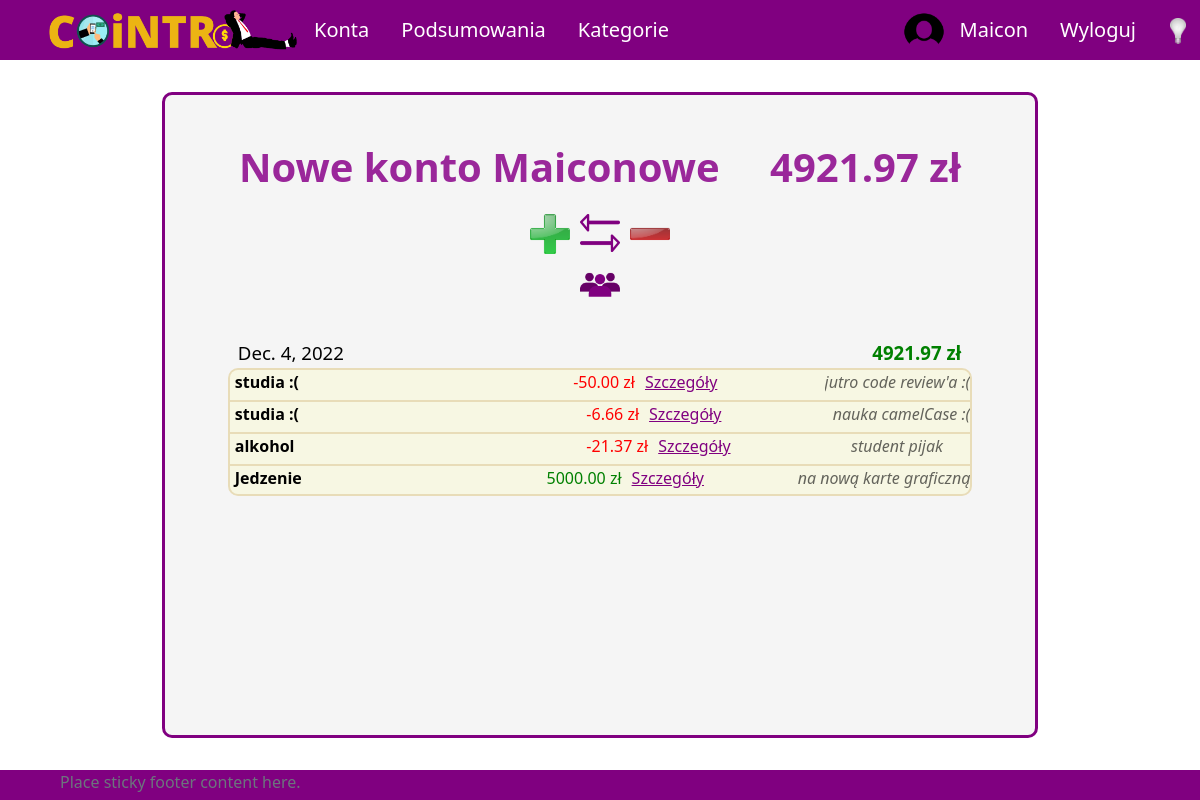
Page /account/8a6f49f3-76fe-4a6f-bf2f-837ed548b2f6 (signed in) on the earlier database version.
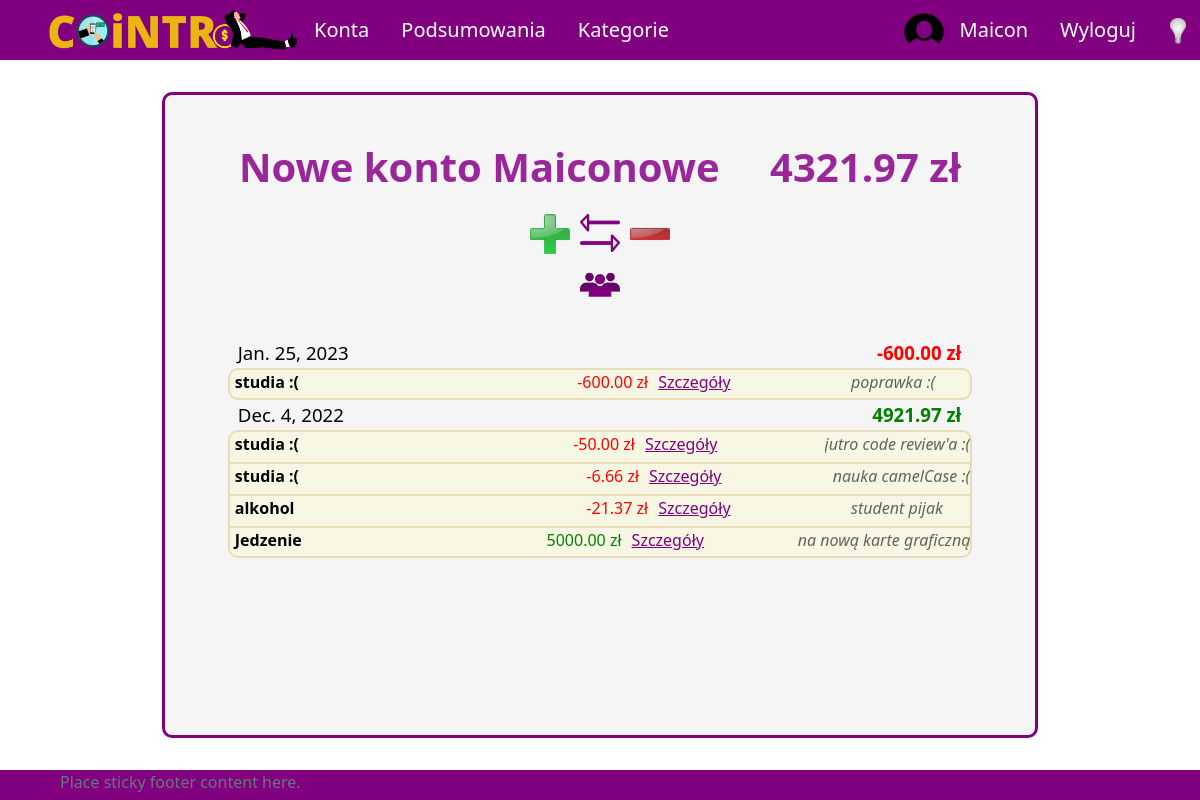
Same page on the later database version.
### aplication/models.py (models this page shows, shortened)
class Transaction(models.Model):
    intervals = {
        'daily': (lambda x: x + timedelta(days=1), 'Codziennie'),
        'weekly': (lambda x: x + timedelta(weeks=1), 'Co tydzień'),
        'biweekly': (lambda x: x + timedelta(weeks=2), 'Co 2 tygodnie'),
        'montly': (lambda x: x + relativedelta(months=+1), 'Co miesiąc')}
    id_account = models.ForeignKey(Account, on_delete=models.CASCADE)
    id_user = models.ForeignKey(Profile, on_delete=models.SET_NULL, null=True) #konto z którego dokonano transakcji zostało usunięte ale transakcja ma pozostać
    id_category = models.ForeignKey(Category, on_delete=models.CASCADE)
    id_subcategory = models.ForeignKey(Subcategory, on_delete=models.SET_NULL, null=True, blank=True)
    currency = models.ForeignKey(Currency, on_delete=models.SET_NULL, null=True)
    repeat = models.CharField(null=True, blank=True, choices=tuple([(k, v[1]) for k, v in intervals.items()]), max_length=50)
    amount = models.DecimalField(max_digits=10, decimal_places=2)
    converted_amount = models.DecimalField(max_digits=10, decimal_places=2)
    transaction_date = models.DateField()
    description = models.CharField(max_length=255, blank=True, null=True)
    id = models.UUIDField(default=uuid.uuid4, unique=True, primary_key=True, editable=False)

class Account(models.Model):
    owner = models.ForeignKey(Profile, null=True, blank=True, on_delete=models.CASCADE)
    name = models.CharField(max_length=30)
    currency = models.ForeignKey(Currency, on_delete=models.SET_NULL, null=True)
    is_shared = models.BooleanField(default=False)
    description = models.CharField(max_length=100, null=True, blank=True)
    id = models.UUIDField(default=uuid.uuid4, unique=True, primary_key=True, editable=False)
    def __str__(self):
        return self.name
    def get_users(self):
        return Profile.objects.filter(id__in=User_Account.objects.filter(id_account=self.id).values_list('id_user'))

### UsersApp/models.py (models this page shows, shortened)
class Currency(models.Model):
    name = models.CharField(max_length=100)
    access_name = models.CharField(max_length=20) #access_name nazwa aby zdobyć kurs walut
    sign = models.CharField(max_length=5) #znak waluty
    id = models.UUIDField(default=uuid.uuid4, unique=True,
                            primary_key=True, editable=False)

class Category(models.Model):
    SCOPE_CHOICES = (
        ("INCOME", "income"),
        ("EXPENSE", "expense"),
    )
    name = models.CharField(max_length=255)
    owner = models.ForeignKey(Profile, null=True, blank=True, on_delete=models.CASCADE)
    scope = models.CharField(max_length=10, choices=SCOPE_CHOICES) #income / expense - do oddzielenia rodzaju transakcji
    id = models.UUIDField(default=uuid.uuid4, unique=True, primary_key=True, editable=False)
    def __str__(self):
        return self.name

### aplication/views/account_views.py (the view)
# urls.py: path('account/<uuid:pk>', showAccount, name='account'),
@login_required(login_url='login')
@permission_required_account('FULL')
def showAccount(request, pk):
    account = Account.objects.get(id=pk)
    updateTransactions(Transaction.objects.filter(id_account=account))
    transactions = Transaction.objects.filter(id_account=account)
    page_number = request.GET.get('page')
    prepared = prepareTransactions(transactions, account.currency, page_number, 50)
    context = {
        'account': account,
        'daily': prepared[0],
        'balance': prepared[1],
        'future': prepared[2],
        'count': prepared[3],
        'page_obj': prepared[4],
        'fullAccess': User_Account.objects.get(Q(id_account=account) & Q(id_user=request.user.profile)).access_level == 'FULL'
    }
    return render(request, 'application/account/account.html', context)

### aplication/services.py (called while the page is built, shortened)
def sumCurrency(all_transactions, currency):
    sum = 0
    today = date.today()
    for tr in all_transactions.filter(~Q(currency=currency)):
        if tr.id_category.scope == 'EXPENSE' and tr.transaction_date < today:
            sum += c.convert(tr.amount, tr.currency.access_name, currency.access_name, date=tr.transaction_date)
        else:
            sum += c.convert(tr.amount, tr.currency.access_name, currency.access_name)
    matchingCurrencySum = all_transactions.filter(Q(currency=currency)).aggregate(Sum('amount'))['amount__sum']
    sum += matchingCurrencySum if matchingCurrencySum is not None else 0
    return round(sum, 2)

def updateTransactions(all_transactions):
    today = date.today()
    repeating = all_transactions.filter(~Q(repeat=None))

### templates/application/account/account.html (shortened to what this page needs)
{% extends 'application/base.html' %}
{%load static%}
{% block content %}
    <div class="title">
        <h1>{{ account }}&emsp;
        {{ balance }} {{ account.currency.sign }}</h1>
    </div>
    <div class="content-pc">
        <p class="buttons">
            <a href="{% url 'add' account.id 'income' %}"><img id="plus-icon" src="{% static 'images/icons/plus.png' %}"/></a>
            <a href="#"><img id="transfer-icon" src="{% static 'images/icons/arrows.png' %}"/></a>
            <a  href="{% url 'add' account.id 'expense' %}"><img id="minus-icon" src="{% static 'images/icons/minus.png' %}"/></a>
        </p>
        <p class="buttons">
            <a class="user-list" href="{% url 'users' account.id %}" title="Lista użytkowników"></a>
        </p>
        <br>
        <table class="table-in-account">
            {% for date, transactions, value in daily %}
                <tr id="date">
                    <td colspan="4">{{ date }}</td>
                    <td id="transaction-amount"{% if value >= 0 %}class='income' {% else %}class='expense' {% endif %}>{{ value }} {{ account.currency.sign }}</td>
                </tr>
                {% for tr in transactions %}
                    <tr class="transaction"
                        style="{% if not forloop.last %} border-bottom:none;{% endif %}
                        {% if forloop.last %} border-bottom-left-radius:10px;border-bottom-right-radius:10px;
                        {% endif %}
                        {% if forloop.first %} border-top-left-radius:10px;border-top-right-radius:10px;
                        {% endif %}">
                        <td id="transaction-category" class="bold">{{ tr.id_category }}
                        </td>
                        {% if tr.converted_amount >= 0 %}
                            <td id="transaction-amount" class="income" style="font-weight:500;">{{ tr.amount }} {{ tr.currency.sign }}</td>
                        {% else %}
                            <td id="transaction-amount" class="expense" style="font-weight:500;">{{ tr.amount }} {{ tr.currency.sign }}</td>
                        {% endif %}
                        <td><a class="purple" href="{% url 'showTransaction' tr.id 0 %}">Szczegóły</a></td>
                        {% if tr.description %}
                            <td id="transaction-description">{{ tr.description }}</td>
                        {% else %}
                            <td id="transaction-description"></td>
                        {% endif %}
                    </tr>
                {% endfor %}
            {% empty %}
            <h3>Wygląda na to, że nie dodałeś jeszcze żadnych transakcji na tym koncie</h3>
            {% endfor %}
        </table>
        <br>
    </div>
{% endblock %}

Differences in the rows shown:
added Transaction: daily "Jan. 25, 2023", id_category "studia :(", amount "-600.00", currency.sign "zł", description "poprawka :("
Other differences:
{{ balance }}: "4921.97" → "4321.97"
new list line: "-600.00"
new list line: "zł"
